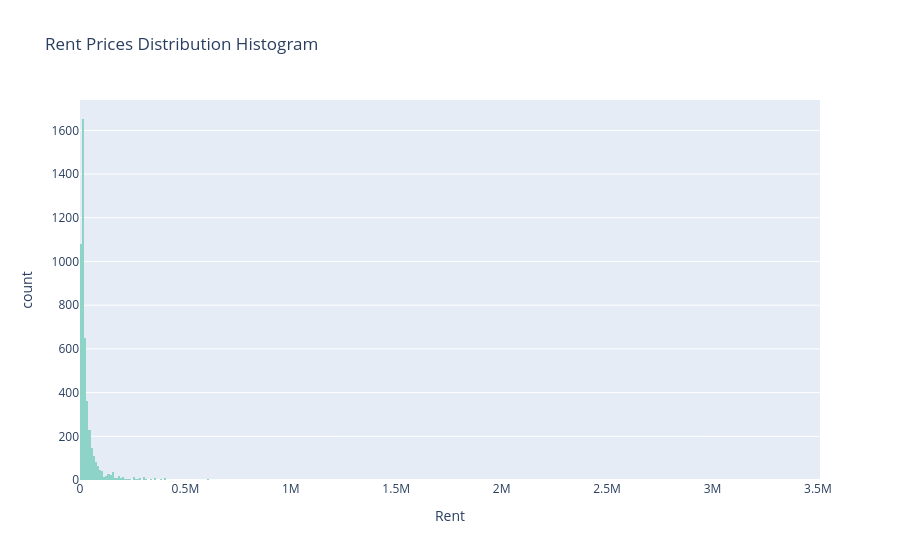
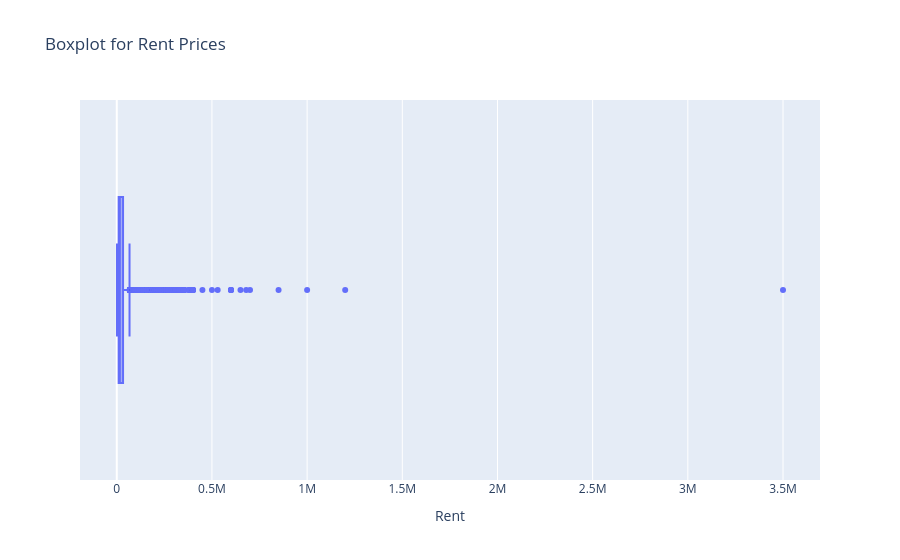

Write notebook code for charts like these, in order.
### Markdown cell above
### Rent (Our Target Variable)

### Code cell
import pandas as pd
import plotly.express as px

# Assuming you have already loaded the 'rent_data' DataFrame

fig = px.histogram(rent_data, x='Rent', color_discrete_sequence=px.colors.qualitative.Set3, title="Rent Prices Distribution Histogram")
fig.show()

fig = px.box(rent_data, x="Rent", title='Boxplot for Rent Prices')
fig.show()

### Figure 1 — Plotly figure (JSON) as saved in the notebook; plotly's stock layout.template omitted (floating-point values rounded to 4 significant figures; data arrays with more than 128 entries replaced by an {"elided": "..."} marker saying what was removed)
{"data": [{"bingroup": "x", "hovertemplate": "Rent=%{x}<br>count=%{y}<extra></extra>", "legendgroup": "", "marker": {"color": "rgb(141,211,199)", "pattern": {"shape": ""}}, "name": "", "orientation": "v", "showlegend": false, "type": "histogram", "x": {"elided": "4746 int values"}, "xaxis": "x", "yaxis": "y"}], "layout": {"barmode": "relative", "legend": {"tracegroupgap": 0}, "title": {"text": "Rent Prices Distribution Histogram"}, "xaxis": {"anchor": "y", "domain": [0, 1], "title": {"text": "Rent"}}, "yaxis": {"anchor": "x", "domain": [0, 1], "title": {"text": "count"}}}}

### Figure 2 — Plotly figure (JSON) as saved in the notebook; plotly's stock layout.template omitted (floating-point values rounded to 4 significant figures; data arrays with more than 128 entries replaced by an {"elided": "..."} marker saying what was removed)
{"data": [{"alignmentgroup": "True", "hovertemplate": "Rent=%{x}<extra></extra>", "legendgroup": "", "marker": {"color": "#636efa"}, "name": "", "notched": false, "offsetgroup": "", "orientation": "h", "showlegend": false, "type": "box", "x": {"elided": "4746 int values"}, "x0": " ", "xaxis": "x", "y0": " ", "yaxis": "y"}], "layout": {"boxmode": "group", "legend": {"tracegroupgap": 0}, "title": {"text": "Boxplot for Rent Prices"}, "xaxis": {"anchor": "y", "domain": [0, 1], "title": {"text": "Rent"}}, "yaxis": {"anchor": "x", "domain": [0, 1]}}}
